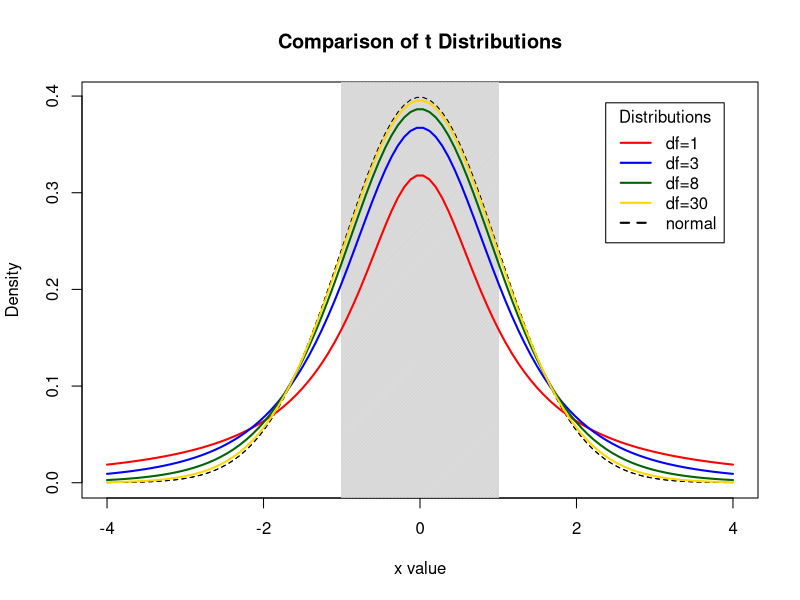

The R source for this figure:
par(mfrow=c(1,1))

x <- seq(-4, 4, length=100)
hx <- dnorm(x)

degf <- c(1, 3, 8, 30)
colors <- c("red", "blue", "darkgreen", "gold", "black")
labels <- c("df=1", "df=3", "df=8", "df=30", "normal")

plot(x, hx, type="l", lty=2, xlab="x value", ylab="Density", main="Comparison of t Distributions")

## shade
xmin<--1
xmax<-1
ymin<--.1
ymax<-.5
color<-"lightgray"
rect(xmin,ymin,xmax,ymax,col=color, density=100)

lines(x, hx, type="l", lty=2)

for (i in 1:4)
{	lines(x, dt(x,degf[i]), lwd=2, col=colors[i])
}

legend("topright", inset=.05, title="Distributions", labels, lwd=2, lty=c(1, 1, 1, 1, 2), col=colors)



